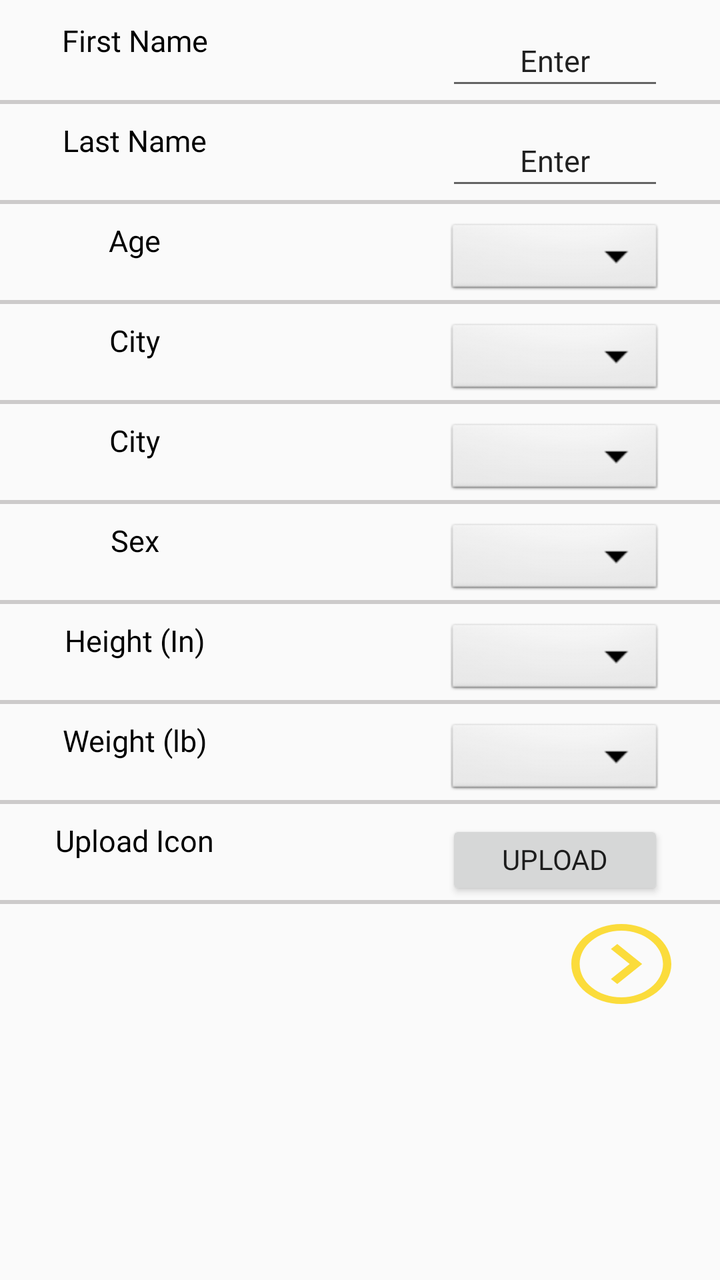
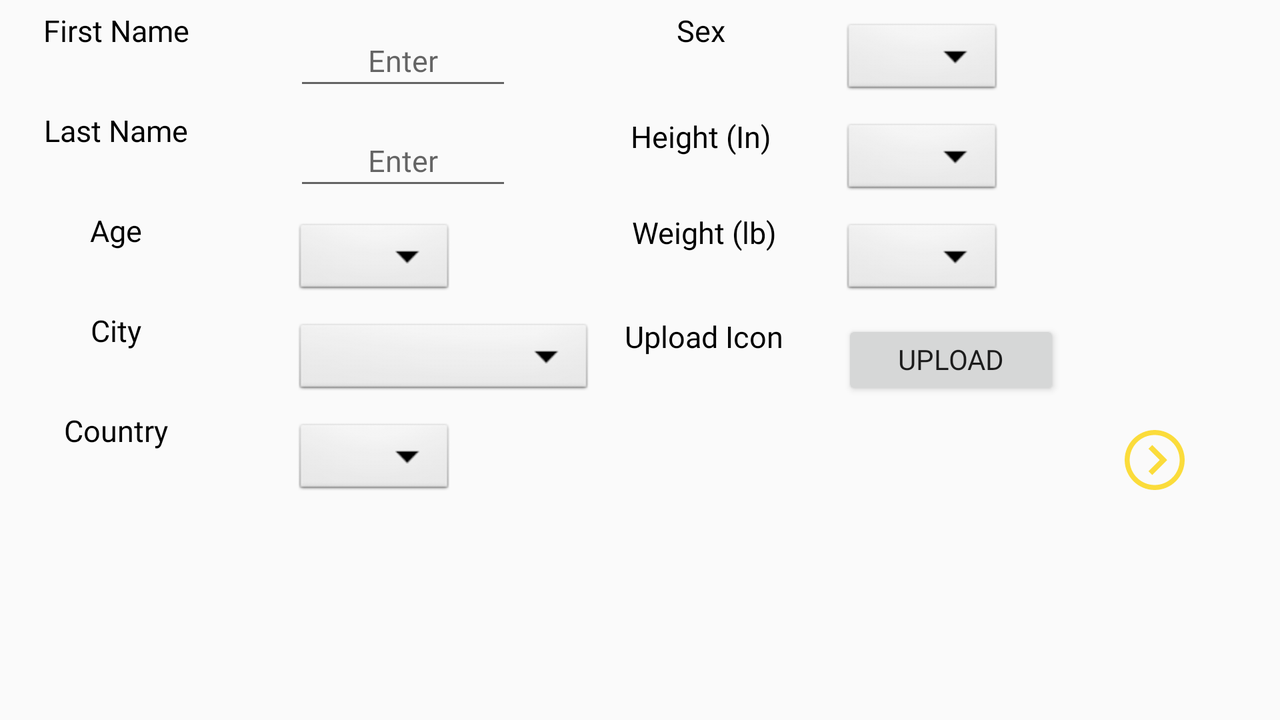

One screen, two layout resources from the same app: the default and the repository's alternative for another configuration. Each is rendered where Android would select it; the XML of both is given below.
<!-- AndroidManifest.xml: application theme AppTheme -->
<!-- res/layout/fragment_edit_user_details.xml -->
<?xml version="1.0" encoding="utf-8"?>
<android.support.constraint.ConstraintLayout xmlns:android="http://schemas.android.com/apk/res/android"
    xmlns:app="http://schemas.android.com/apk/res-auto"
    xmlns:tools="http://schemas.android.com/tools"
    android:layout_width="match_parent"
    android:layout_height="match_parent"
    tools:context=".MainActivity"
    android:id="@+id/relativeLayout" >

    <TextView
        android:id="@+id/et_firstName_hardcoded"
        android:layout_width="109dp"
        android:layout_height="40dp"
        android:layout_marginEnd="8dp"
        android:layout_marginRight="10dp"
        android:layout_marginTop="10dp"
        android:gravity="center_horizontal"
        android:lineSpacingExtra="-16sp"
        android:text="@string/firstName"
        android:textAppearance="@style/titleText"
        app:layout_constraintEnd_toStartOf="@+id/et_firstName"
        app:layout_constraintHorizontal_bias="0.123"
        app:layout_constraintStart_toStartOf="parent"
        app:layout_constraintTop_toTopOf="parent" />

    <EditText
        android:id="@+id/et_firstName"
        android:layout_width="109dp"
        android:layout_height="40dp"
        android:layout_marginEnd="28dp"
        android:layout_marginRight="28dp"
        android:layout_marginTop="10dp"
        android:backgroundTint="@color/colorWhite"
        android:gravity="center_horizontal"
        android:lineSpacingExtra="-8sp"
        android:text="@string/enter"
        android:textAppearance="@style/enterText"
        app:layout_constraintEnd_toEndOf="parent"
        app:layout_constraintTop_toTopOf="parent" />

    <View
        android:layout_width="fill_parent"
        android:layout_height="2dip"
        android:layout_marginTop="40dp"
        android:background="#CCCACA"
        app:layout_constraintEnd_toEndOf="parent"
        app:layout_constraintStart_toStartOf="parent"
        app:layout_constraintTop_toTopOf="@id/et_firstName" />

    <TextView
        android:id="@+id/et_lastName_hardcoded"
        android:layout_width="109dp"
        android:layout_height="40dp"
        android:layout_marginEnd="8dp"
        android:layout_marginRight="10dp"
        android:layout_marginTop="10dp"
        android:gravity="center_horizontal"
        android:lineSpacingExtra="-16sp"
        android:text="@string/lastName"
        android:textAppearance="@style/titleText"
        app:layout_constraintEnd_toStartOf="@+id/et_lastName"
        app:layout_constraintHorizontal_bias="0.123"
        app:layout_constraintStart_toStartOf="parent"
        app:layout_constraintTop_toBottomOf="@+id/et_firstName_hardcoded" />

    <EditText
        android:id="@+id/et_lastName"
        android:layout_width="109dp"
        android:layout_height="40dp"
        android:layout_marginTop="10dp"
        android:gravity="center_horizontal"
        android:lineSpacingExtra="-8sp"
        android:text="@string/enter"
        android:textAppearance="@style/enterText"
        android:backgroundTint="@color/colorWhite"
        app:layout_constraintStart_toStartOf="@+id/et_firstName"
        app:layout_constraintTop_toBottomOf="@+id/et_firstName" />

    <View
        android:layout_width="fill_parent"
        android:layout_height="2dip"
        android:layout_marginTop="40dp"
        android:background="#CCCACA"
        app:layout_constraintEnd_toEndOf="parent"
        app:layout_constraintStart_toStartOf="parent"
        app:layout_constraintTop_toTopOf="@id/et_lastName" />

    <TextView
        android:id="@+id/et_Age_hardcoded"
        android:layout_width="109dp"
        android:layout_height="40dp"
        android:layout_marginEnd="8dp"
        android:layout_marginRight="10dp"
        android:layout_marginTop="10dp"
        android:gravity="center_horizontal"
        android:lineSpacingExtra="-16sp"
        android:text="@string/enterAge"
        android:textAppearance="@style/titleText"
        app:layout_constraintEnd_toStartOf="@+id/et_Age"
        app:layout_constraintHorizontal_bias="0.123"
        app:layout_constraintStart_toStartOf="parent"
        app:layout_constraintTop_toBottomOf="@+id/et_lastName_hardcoded" />

    <Spinner
        android:id="@+id/et_Age"
        android:layout_width="109dp"
        android:layout_height="40dp"
        android:layout_marginTop="10dp"
        android:background="@android:drawable/btn_dropdown"
        android:gravity="center_horizontal"
        android:lineSpacingExtra="-8sp"
        android:spinnerMode="dropdown"
        app:layout_constraintStart_toStartOf="@+id/et_lastName"
        app:layout_constraintTop_toBottomOf="@+id/et_lastName" />

    <View
        android:layout_width="fill_parent"
        android:layout_height="2dip"
        android:layout_marginTop="40dp"
        android:background="#CCCACA"
        app:layout_constraintEnd_toEndOf="parent"
        app:layout_constraintStart_toStartOf="parent"
        app:layout_constraintTop_toTopOf="@id/et_Age" />

    <TextView
        android:id="@+id/et_city_hardcoded"
        android:layout_width="109dp"
        android:layout_height="40dp"
        android:layout_marginEnd="8dp"
        android:layout_marginRight="10dp"
        android:layout_marginTop="10dp"
        android:gravity="center_horizontal"
        android:lineSpacingExtra="-16sp"
        android:text="@string/enterCity"
        android:textAppearance="@style/titleText"
        app:layout_constraintEnd_toStartOf="@+id/et_City"
        app:layout_constraintHorizontal_bias="0.123"
        app:layout_constraintStart_toStartOf="parent"
        app:layout_constraintTop_toBottomOf="@+id/et_Age_hardcoded" />

    <Spinner
        android:id="@+id/et_City"
        android:layout_width="109dp"
        android:layout_height="40dp"
        android:layout_marginTop="10dp"
        android:background="@android:drawable/btn_dropdown"
        android:gravity="center_horizontal"
        android:lineSpacingExtra="-8sp"
        android:spinnerMode="dropdown"
        app:layout_constraintStart_toStartOf="@+id/et_Age"
        app:layout_constraintTop_toBottomOf="@+id/et_Age" />

    <View
        android:layout_width="fill_parent"
        android:layout_height="2dip"
        android:layout_marginTop="40dp"
        android:background="#CCCACA"
        app:layout_constraintEnd_toEndOf="parent"
        app:layout_constraintStart_toStartOf="parent"
        app:layout_constraintTop_toTopOf="@id/et_City" />

    <TextView
        android:id="@+id/et_country_hardcoded"
        android:layout_width="109dp"
        android:layout_height="40dp"
        android:layout_marginEnd="8dp"
        android:layout_marginRight="10dp"
        android:layout_marginTop="10dp"
        android:gravity="center_horizontal"
        android:lineSpacingExtra="-16sp"
        android:text="@string/enterCity"
        android:textAppearance="@style/titleText"
        app:layout_constraintEnd_toStartOf="@+id/et_Country"
        app:layout_constraintHorizontal_bias="0.123"
        app:layout_constraintStart_toStartOf="parent"
        app:layout_constraintTop_toBottomOf="@+id/et_city_hardcoded" />

    <Spinner
        android:id="@+id/et_Country"
        android:layout_width="109dp"
        android:layout_height="40dp"
        android:layout_marginTop="10dp"
        android:background="@android:drawable/btn_dropdown"
        android:gravity="center_horizontal"
        android:lineSpacingExtra="-8sp"
        android:spinnerMode="dropdown"
        app:layout_constraintStart_toStartOf="@+id/et_City"
        app:layout_constraintTop_toBottomOf="@+id/et_City" />

    <View
        android:layout_width="fill_parent"
        android:layout_height="2dip"
        android:layout_marginTop="40dp"
        android:background="#CCCACA"
        app:layout_constraintEnd_toEndOf="parent"
        app:layout_constraintStart_toStartOf="parent"
        app:layout_constraintTop_toTopOf="@id/et_Country" />

    <TextView
        android:id="@+id/et_Sex_hardcoded"
        android:layout_width="109dp"
        android:layout_height="40dp"
        android:layout_marginEnd="8dp"
        android:layout_marginRight="10dp"
        android:layout_marginTop="10dp"
        android:gravity="center_horizontal"
        android:lineSpacingExtra="-16sp"
        android:text="@string/enterSex"
        android:textAppearance="@style/titleText"
        app:layout_constraintEnd_toStartOf="@+id/et_Sex"
        app:layout_constraintHorizontal_bias="0.123"
        app:layout_constraintStart_toStartOf="parent"
        app:layout_constraintTop_toBottomOf="@+id/et_country_hardcoded" />

    <Spinner
        android:id="@+id/et_Sex"
        android:layout_width="109dp"
        android:layout_height="40dp"
        android:layout_marginTop="10dp"
        android:background="@android:drawable/btn_dropdown"
        android:gravity="center_horizontal"
        android:lineSpacingExtra="-8sp"
        android:spinnerMode="dropdown"
        app:layout_constraintStart_toStartOf="@+id/et_Country"
        app:layout_constraintTop_toBottomOf="@+id/et_Country" />

    <View
        android:layout_width="fill_parent"
        android:layout_height="2dip"
        android:layout_marginTop="40dp"
        android:background="#CCCACA"
        app:layout_constraintEnd_toEndOf="parent"
        app:layout_constraintStart_toStartOf="parent"
        app:layout_constraintTop_toTopOf="@id/et_Sex" />

    <TextView
        android:id="@+id/et_Height_hardcoded"
        android:layout_width="109dp"
        android:layout_height="40dp"
        android:layout_marginEnd="8dp"
        android:layout_marginRight="10dp"
        android:layout_marginTop="10dp"
        android:gravity="center_horizontal"
        android:lineSpacingExtra="-16sp"
        android:text="@string/enterHeight"
        android:textAppearance="@style/titleText"
        app:layout_constraintEnd_toStartOf="@+id/et_Height"
        app:layout_constraintHorizontal_bias="0.123"
        app:layout_constraintStart_toStartOf="parent"
        app:layout_constraintTop_toBottomOf="@+id/et_Sex_hardcoded" />

    <Spinner
        android:id="@+id/et_Height"
        android:layout_width="109dp"
        android:layout_height="40dp"
        android:layout_marginTop="10dp"
        android:background="@android:drawable/btn_dropdown"
        android:gravity="center_horizontal"
        android:lineSpacingExtra="-8sp"
        android:spinnerMode="dropdown"
        app:layout_constraintStart_toStartOf="@+id/et_Sex"
        app:layout_constraintTop_toBottomOf="@+id/et_Sex" />

    <View
        android:layout_width="fill_parent"
        android:layout_height="2dip"
        android:layout_marginTop="40dp"
        android:background="#CCCACA"
        app:layout_constraintEnd_toEndOf="parent"
        app:layout_constraintStart_toStartOf="parent"
        app:layout_constraintTop_toTopOf="@id/et_Height" />

    <TextView
        android:id="@+id/et_Weight_hardcoded"
        android:layout_width="109dp"
        android:layout_height="40dp"
        android:layout_marginEnd="8dp"
        android:layout_marginRight="10dp"
        android:layout_marginTop="10dp"
        android:gravity="center_horizontal"
        android:lineSpacingExtra="-16sp"
        android:text="@string/enterWeight"
        android:textAppearance="@style/titleText"
        app:layout_constraintEnd_toStartOf="@+id/et_Weight"
        app:layout_constraintHorizontal_bias="0.123"
        app:layout_constraintStart_toStartOf="parent"
        app:layout_constraintTop_toBottomOf="@+id/et_Height_hardcoded" />

    <Spinner
        android:id="@+id/et_Weight"
        android:layout_width="109dp"
        android:layout_height="40dp"
        android:layout_marginTop="10dp"
        android:background="@android:drawable/btn_dropdown"
        android:gravity="center_horizontal"
        android:lineSpacingExtra="-8sp"
        android:spinnerMode="dropdown"
        app:layout_constraintStart_toStartOf="@+id/et_Height"
        app:layout_constraintTop_toBottomOf="@+id/et_Height" />

    <View
        android:layout_width="fill_parent"
        android:layout_height="2dip"
        android:layout_marginTop="40dp"
        android:background="#CCCACA"
        app:layout_constraintEnd_toEndOf="parent"
        app:layout_constraintStart_toStartOf="parent"
        app:layout_constraintTop_toTopOf="@id/et_Weight" />

    <TextView
        android:id="@+id/tv_enterPicture"
        android:layout_width="109dp"
        android:layout_height="40dp"
        android:layout_marginEnd="8dp"
        android:layout_marginRight="10dp"
        android:layout_marginTop="10dp"
        android:gravity="center_horizontal"
        android:lineSpacingExtra="-16sp"
        android:text="@string/uploadIcon"
        android:textAppearance="@style/titleText"
        app:layout_constraintEnd_toStartOf="@+id/button_takePicture"
        app:layout_constraintHorizontal_bias="0.123"
        app:layout_constraintStart_toStartOf="parent"
        app:layout_constraintTop_toBottomOf="@+id/et_Weight_hardcoded" />

    <Button
        android:id="@+id/button_takePicture"
        android:layout_width="109dp"
        android:layout_height="40dp"
        android:layout_marginTop="10dp"
        android:gravity="center_horizontal"
        android:lineSpacingExtra="-8sp"
        android:text="@string/upload"
        android:fontFamily="@font/rajdhani_semibold"
        app:layout_constraintStart_toStartOf="@+id/et_Weight"
        app:layout_constraintTop_toBottomOf="@+id/et_Weight" />

    <View
        android:layout_width="fill_parent"
        android:layout_height="2dip"
        android:layout_marginTop="40dp"
        android:background="#CCCACA"
        app:layout_constraintEnd_toEndOf="parent"
        app:layout_constraintStart_toStartOf="parent"
        app:layout_constraintTop_toTopOf="@id/button_takePicture" />

    <ImageButton
        android:id="@+id/button_submit"
        android:layout_width="wrap_content"
        android:layout_height="40dp"
        android:layout_marginTop="12dp"
        android:background="@drawable/ic_submitarrow"
        app:layout_constraintEnd_toEndOf="parent"
        app:layout_constraintHorizontal_bias="0.922"
        app:layout_constraintLeft_toLeftOf="parent"
        app:layout_constraintRight_toRightOf="parent"
        app:layout_constraintStart_toStartOf="parent"
        app:layout_constraintTop_toBottomOf="@id/button_takePicture" />

    <ImageView
        android:id="@+id/iv_pic"
        android:layout_width="wrap_content"
        android:layout_height="wrap_content"
        app:layout_constraintTop_toBottomOf="@id/button_submit"
        app:layout_constraintLeft_toLeftOf="parent"
        app:layout_constraintRight_toRightOf="parent" />

</android.support.constraint.ConstraintLayout>
<!-- resources referenced by this layout -->
<resources>
  <!-- drawable ic_submitarrow (drawable) -->
  <vector xmlns:android="http://schemas.android.com/apk/res/android"
      android:width="50dp"
      android:height="50dp"
      android:viewportWidth="24"
      android:viewportHeight="24">
    <path
        android:fillColor="#FBDC3B"
        android:pathData="M12,2c5.514,0 10,4.486 10,10s-4.486,10 -10,10 -10,-4.486 -10,-10 4.486,-10 10,-10zM12,0c-6.627,0 -12,5.373 -12,12s5.373,12 12,12 12,-5.373 12,-12 -5.373,-12 -12,-12zM14,12l-4.5,4.5 1.527,1.5 5.973,-6 -5.973,-6 -1.527,1.5 4.5,4.5z"/>
  </vector>
  <string name="enter">Enter</string>
  <string name="enterAge">Age</string>
  <string name="enterCity">City</string>
  <string name="enterHeight">Height (In)</string>
  <string name="enterSex">Sex</string>
  <string name="enterWeight">Weight (lb)</string>
  <string name="firstName">First Name</string>
  <string name="lastName">Last Name</string>
  <string name="upload">Upload</string>
  <string name="uploadIcon">Upload Icon</string>
  <style name="enterText">
          <item name="android:textSize">
              15sp
          </item>
  
          <item name="android:textColor">
              #CCCACA
          </item>
  
          <item name="android:fontFamily">@font/lato_regular</item>
      </style>
  <style name="titleText">
          <item name="android:textSize">
              15sp
          </item>
  
          <item name="android:textColor">
              #000000
          </item>
          <item name="android:fontFamily">@font/lato_regular</item>
      </style>
  <style name="AppTheme" parent="Theme.AppCompat.Light.DarkActionBar">
          
          <item name="colorPrimary">@color/colorPrimary</item>
          <item name="colorPrimaryDark">@color/colorPrimaryDark</item>
          <item name="colorAccent">@color/colorAccent</item>
      </style>
</resources>
<!-- res/layout-land/fragment_edit_user_details.xml (the repository's variant of the layout above) -->
<!-- drawn on the phone turned sideways -->
<?xml version="1.0" encoding="utf-8"?>
<android.support.constraint.ConstraintLayout xmlns:android="http://schemas.android.com/apk/res/android"
    xmlns:app="http://schemas.android.com/apk/res-auto"
    xmlns:tools="http://schemas.android.com/tools"
    android:layout_width="match_parent"
    android:layout_height="match_parent"
    tools:context=".MainActivity"
    android:id="@+id/relativeLayout">

    <TextView
        android:id="@+id/et_firstName_hardcoded"
        android:layout_width="109dp"
        android:layout_height="40dp"
        android:layout_marginEnd="8dp"
        android:layout_marginRight="10dp"
        android:layout_marginTop="5dp"
        android:gravity="center_horizontal"
        android:lineSpacingExtra="-16sp"
        android:text="@string/firstName"
        android:textAppearance="@style/titleText"
        app:layout_constraintEnd_toStartOf="@+id/et_firstName"
        app:layout_constraintHorizontal_bias="0.123"
        app:layout_constraintStart_toStartOf="parent"
        app:layout_constraintTop_toTopOf="parent" />

    <EditText
        android:id="@+id/et_firstName"
        android:layout_width="109dp"
        android:layout_height="40dp"
        android:layout_marginEnd="384dp"
        android:layout_marginRight="384dp"
        android:layout_marginTop="10dp"
        android:backgroundTint="@color/colorWhite"
        android:gravity="center_horizontal"
        android:hint="@string/enter"
        android:lineSpacingExtra="-8sp"
        android:textAppearance="@style/enterText"
        app:layout_constraintEnd_toEndOf="parent"
        app:layout_constraintTop_toTopOf="parent" />

    <TextView
        android:id="@+id/et_lastName_hardcoded"
        android:layout_width="109dp"
        android:layout_height="40dp"
        android:layout_marginEnd="8dp"
        android:layout_marginRight="10dp"
        android:layout_marginTop="10dp"
        android:gravity="center_horizontal"
        android:lineSpacingExtra="-16sp"
        android:text="@string/lastName"
        android:textAppearance="@style/titleText"
        app:layout_constraintEnd_toStartOf="@+id/et_lastName"
        app:layout_constraintHorizontal_bias="0.123"
        app:layout_constraintStart_toStartOf="parent"
        app:layout_constraintTop_toBottomOf="@+id/et_firstName_hardcoded" />

    <EditText
        android:id="@+id/et_lastName"
        android:layout_width="109dp"
        android:layout_height="40dp"
        android:layout_marginTop="10dp"
        android:gravity="center_horizontal"
        android:lineSpacingExtra="-8sp"
        android:hint="@string/enter"
        android:textAppearance="@style/enterText"
        android:backgroundTint="@color/colorWhite"
        app:layout_constraintStart_toStartOf="@+id/et_firstName"
        app:layout_constraintTop_toBottomOf="@+id/et_firstName" />

    <TextView
        android:id="@+id/et_Age_hardcoded"
        android:layout_width="109dp"
        android:layout_height="40dp"
        android:layout_marginEnd="8dp"
        android:layout_marginRight="10dp"
        android:layout_marginTop="10dp"
        android:gravity="center_horizontal"
        android:lineSpacingExtra="-16sp"
        android:text="@string/enterAge"
        android:textAppearance="@style/titleText"
        app:layout_constraintEnd_toStartOf="@+id/et_Age"
        app:layout_constraintHorizontal_bias="0.123"
        app:layout_constraintStart_toStartOf="parent"
        app:layout_constraintTop_toBottomOf="@+id/et_lastName_hardcoded" />

    <Spinner
        android:id="@+id/et_Age"
        android:layout_width="wrap_content"
        android:layout_height="40dp"
        android:layout_marginTop="10dp"
        android:background="@android:drawable/btn_dropdown"
        android:gravity="center_horizontal"
        android:lineSpacingExtra="-8sp"
        android:spinnerMode="dropdown"
        app:layout_constraintStart_toStartOf="@+id/et_lastName"
        app:layout_constraintTop_toBottomOf="@+id/et_lastName" />

    <TextView
        android:id="@+id/et_city_hardcoded"
        android:layout_width="109dp"
        android:layout_height="40dp"
        android:layout_marginEnd="8dp"
        android:layout_marginRight="10dp"
        android:layout_marginTop="10dp"
        android:gravity="center_horizontal"
        android:lineSpacingExtra="-16sp"
        android:text="@string/enterCity"
        android:textAppearance="@style/titleText"
        app:layout_constraintEnd_toStartOf="@+id/et_City"
        app:layout_constraintHorizontal_bias="0.123"
        app:layout_constraintStart_toStartOf="parent"
        app:layout_constraintTop_toBottomOf="@+id/et_Age_hardcoded" />

    <Spinner
        android:id="@+id/et_City"
        android:layout_width="150dp"
        android:layout_height="40dp"
        android:layout_marginTop="10dp"
        android:background="@android:drawable/btn_dropdown"
        android:gravity="center_horizontal"
        android:lineSpacingExtra="-8sp"
        android:spinnerMode="dropdown"
        app:layout_constraintStart_toStartOf="@+id/et_Age"
        app:layout_constraintTop_toBottomOf="@+id/et_Age" />

    <TextView
        android:id="@+id/et_country_hardcoded"
        android:layout_width="109dp"
        android:layout_height="40dp"
        android:layout_marginEnd="8dp"
        android:layout_marginRight="10dp"
        android:layout_marginTop="10dp"
        android:gravity="center_horizontal"
        android:lineSpacingExtra="-16sp"
        android:text="@string/enterCountry"
        android:textAppearance="@style/titleText"
        app:layout_constraintEnd_toStartOf="@+id/et_Country"
        app:layout_constraintHorizontal_bias="0.123"
        app:layout_constraintStart_toStartOf="parent"
        app:layout_constraintTop_toBottomOf="@+id/et_city_hardcoded" />

    <Spinner
        android:id="@+id/et_Country"
        android:layout_width="wrap_content"
        android:layout_height="40dp"
        android:layout_marginTop="10dp"
        android:background="@android:drawable/btn_dropdown"
        android:gravity="center_horizontal"
        android:lineSpacingExtra="-8sp"
        android:spinnerMode="dropdown"
        app:layout_constraintStart_toStartOf="@+id/et_City"
        app:layout_constraintTop_toBottomOf="@+id/et_City" />

    <TextView
        android:id="@+id/et_Sex_hardcoded"
        android:layout_width="109dp"
        android:layout_height="40dp"
        android:layout_marginLeft="40dp"
        android:layout_marginStart="40dp"
        android:layout_marginTop="5dp"
        android:gravity="center_horizontal"
        android:lineSpacingExtra="-16sp"
        android:text="@string/enterSex"
        android:textAppearance="@style/titleText"
        app:layout_constraintStart_toEndOf="@+id/et_firstName"
        app:layout_constraintTop_toTopOf="parent" />

    <Spinner
        android:id="@+id/et_Sex"
        android:layout_width="wrap_content"
        android:layout_height="40dp"
        android:layout_marginLeft="16dp"
        android:layout_marginStart="16dp"
        android:layout_marginTop="10dp"
        android:background="@android:drawable/btn_dropdown"
        android:gravity="center_horizontal"
        android:lineSpacingExtra="-8sp"
        android:spinnerMode="dropdown"
        app:layout_constraintStart_toEndOf="@+id/et_Sex_hardcoded"
        app:layout_constraintTop_toTopOf="parent" />

    <TextView
        android:id="@+id/et_Height_hardcoded"
        android:layout_width="109dp"
        android:layout_height="40dp"
        android:layout_marginLeft="40dp"
        android:layout_marginStart="40dp"
        android:layout_marginTop="48dp"
        android:gravity="center_horizontal"
        android:lineSpacingExtra="-16sp"
        android:text="@string/enterHeight"
        android:textAppearance="@style/titleText"
        app:layout_constraintStart_toEndOf="@+id/et_lastName"
        app:layout_constraintTop_toTopOf="@id/et_Sex" />

    <Spinner
        android:id="@+id/et_Height"
        android:layout_width="wrap_content"
        android:layout_height="40dp"
        android:layout_marginTop="10dp"
        android:background="@android:drawable/btn_dropdown"
        android:gravity="center_horizontal"
        android:lineSpacingExtra="-8sp"
        android:spinnerMode="dropdown"
        app:layout_constraintStart_toStartOf="@+id/et_Sex"
        app:layout_constraintTop_toBottomOf="@+id/et_Sex" />

    <TextView
        android:id="@+id/et_Weight_hardcoded"
        android:layout_width="109dp"
        android:layout_height="40dp"
        android:layout_marginEnd="8dp"
        android:layout_marginRight="10dp"
        android:layout_marginTop="8dp"
        android:gravity="center_horizontal"
        android:lineSpacingExtra="-16sp"
        android:text="@string/enterWeight"
        android:textAppearance="@style/titleText"
        app:layout_constraintEnd_toStartOf="@+id/et_Weight"
        app:layout_constraintHorizontal_bias="0.979"
        app:layout_constraintStart_toStartOf="parent"
        app:layout_constraintTop_toBottomOf="@+id/et_Height_hardcoded" />

    <Spinner
        android:id="@+id/et_Weight"
        android:layout_width="wrap_content"
        android:layout_height="40dp"
        android:layout_marginTop="10dp"
        android:background="@android:drawable/btn_dropdown"
        android:gravity="center_horizontal"
        android:lineSpacingExtra="-8sp"
        android:spinnerMode="dropdown"
        app:layout_constraintStart_toStartOf="@+id/et_Height"
        app:layout_constraintTop_toBottomOf="@+id/et_Height" />

    <TextView
        android:id="@+id/tv_enterPicture"
        android:layout_width="109dp"
        android:layout_height="40dp"
        android:layout_marginEnd="8dp"
        android:layout_marginRight="10dp"
        android:layout_marginTop="12dp"
        android:gravity="center_horizontal"
        android:lineSpacingExtra="-16sp"
        android:text="@string/uploadIcon"
        android:textAppearance="@style/titleText"
        app:layout_constraintEnd_toStartOf="@+id/button_takePicture"
        app:layout_constraintHorizontal_bias="0.979"
        app:layout_constraintStart_toStartOf="parent"
        app:layout_constraintTop_toBottomOf="@+id/et_Weight_hardcoded" />

    <Button
        android:id="@+id/button_takePicture"
        android:layout_width="109dp"
        android:layout_height="40dp"
        android:layout_marginTop="10dp"
        android:gravity="center_horizontal"
        android:lineSpacingExtra="-8sp"
        android:text="@string/upload"
        android:fontFamily="@font/rajdhani_semibold"
        app:layout_constraintStart_toStartOf="@+id/et_Weight"
        app:layout_constraintTop_toBottomOf="@+id/et_Weight" />

    <ImageButton
        android:id="@+id/button_submit"
        android:layout_width="30dp"
        android:layout_height="30dp"
        android:layout_marginTop="15dp"
        android:background="@drawable/ic_submitarrow"
        app:layout_constraintEnd_toEndOf="parent"
        app:layout_constraintHorizontal_bias="0.922"
        app:layout_constraintLeft_toLeftOf="parent"
        app:layout_constraintRight_toRightOf="parent"
        app:layout_constraintStart_toStartOf="parent"
        app:layout_constraintTop_toBottomOf="@id/button_takePicture" />

    <ImageView
        android:id="@+id/iv_pic"
        android:layout_width="wrap_content"
        android:layout_height="wrap_content"
        android:layout_marginLeft="28dp"
        android:layout_marginStart="28dp"
        android:layout_marginTop="24dp"
        app:layout_constraintLeft_toLeftOf="parent"
        app:layout_constraintRight_toRightOf="parent"
        app:layout_constraintStart_toEndOf="@id/button_takePicture"
        app:layout_constraintTop_toBottomOf="@id/et_Weight" />

    


</android.support.constraint.ConstraintLayout>
<!-- resources referenced by the variant -->
<!-- as the phone turned sideways resolves them -->
<resources>
  <!-- drawable ic_submitarrow (drawable) -->
  <vector xmlns:android="http://schemas.android.com/apk/res/android"
      android:width="50dp"
      android:height="50dp"
      android:viewportWidth="24"
      android:viewportHeight="24">
    <path
        android:fillColor="#FBDC3B"
        android:pathData="M12,2c5.514,0 10,4.486 10,10s-4.486,10 -10,10 -10,-4.486 -10,-10 4.486,-10 10,-10zM12,0c-6.627,0 -12,5.373 -12,12s5.373,12 12,12 12,-5.373 12,-12 -5.373,-12 -12,-12zM14,12l-4.5,4.5 1.527,1.5 5.973,-6 -5.973,-6 -1.527,1.5 4.5,4.5z"/>
  </vector>
  <string name="enter">Enter</string>
  <string name="enterAge">Age</string>
  <string name="enterCity">City</string>
  <string name="enterCountry">Country</string>
  <string name="enterHeight">Height (In)</string>
  <string name="enterSex">Sex</string>
  <string name="enterWeight">Weight (lb)</string>
  <string name="firstName">First Name</string>
  <string name="lastName">Last Name</string>
  <string name="upload">Upload</string>
  <string name="uploadIcon">Upload Icon</string>
  <style name="enterText">
          <item name="android:textSize">
              15sp
          </item>
  
          <item name="android:textColor">
              #CCCACA
          </item>
  
          <item name="android:fontFamily">@font/lato_regular</item>
      </style>
  <style name="titleText">
          <item name="android:textSize">
              15sp
          </item>
  
          <item name="android:textColor">
              #000000
          </item>
          <item name="android:fontFamily">@font/lato_regular</item>
      </style>
  <style name="AppTheme" parent="Theme.AppCompat.Light.DarkActionBar">
          
          <item name="colorPrimary">@color/colorPrimary</item>
          <item name="colorPrimaryDark">@color/colorPrimaryDark</item>
          <item name="colorAccent">@color/colorAccent</item>
      </style>
</resources>
